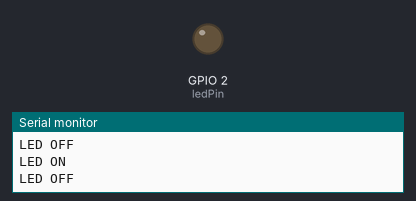
Recording of a sketch running on a simulated ESP32. Parts: output pins drawn as LEDs (lit = HIGH), the last lines printed to the serial monitor.

Above: at 1.3 s.
At 9.8 s:
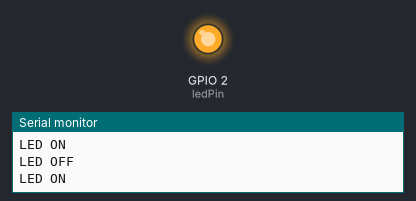
Timing chart, 0 to 10.1 s (numbered marks = the images above):
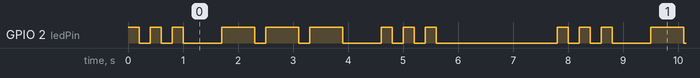

The sketch:

sketch_jun10a.ino
```cpp
// 定义LED引脚，ESP32通常板载LED连接在GPIO 2
const int ledPin = 2;

void setup() {
  Serial.begin(115200);
  pinMode(ledPin, OUTPUT);
}

void loop() {
  // S: 短闪3次
  for(int i=0; i<3; i++) {
    digitalWrite(ledPin, HIGH);
    Serial.println("LED ON");
    delay(200);
    digitalWrite(ledPin, LOW);
    Serial.println("LED OFF");
    delay(200);
  }
  delay(500); // 字母间隔
  // O: 长闪3次
  for(int i=0; i<3; i++) {
    digitalWrite(ledPin, HIGH);
    Serial.println("LED ON");
    delay(600);
    digitalWrite(ledPin, LOW);
    Serial.println("LED OFF");
    delay(200);
  }
  delay(500);
  // S: 短闪3次
  for(int i=0; i<3; i++) {
    digitalWrite(ledPin, HIGH);
    Serial.println("LED ON");
    delay(200);
    digitalWrite(ledPin, LOW);
    Serial.println("LED OFF");
    delay(200);
  }
  delay(2000); // 单词间隔
}
```

Measured:
- by itself, GPIO 2 (ledPin): repeats every 7.8 s: 2 × (LOW 0.20 s, HIGH 0.20 s), LOW 0.70 s, 2 × (HIGH 0.60 s, LOW 0.20 s), HIGH 0.60 s, LOW 0.70 s, 2 × (HIGH 0.20 s, LOW 0.20 s), HIGH 0.20 s, LOW 2.2 s, HIGH 0.20 s
- by itself, everything shown: repeats every 7.8 s, in 18 steps
